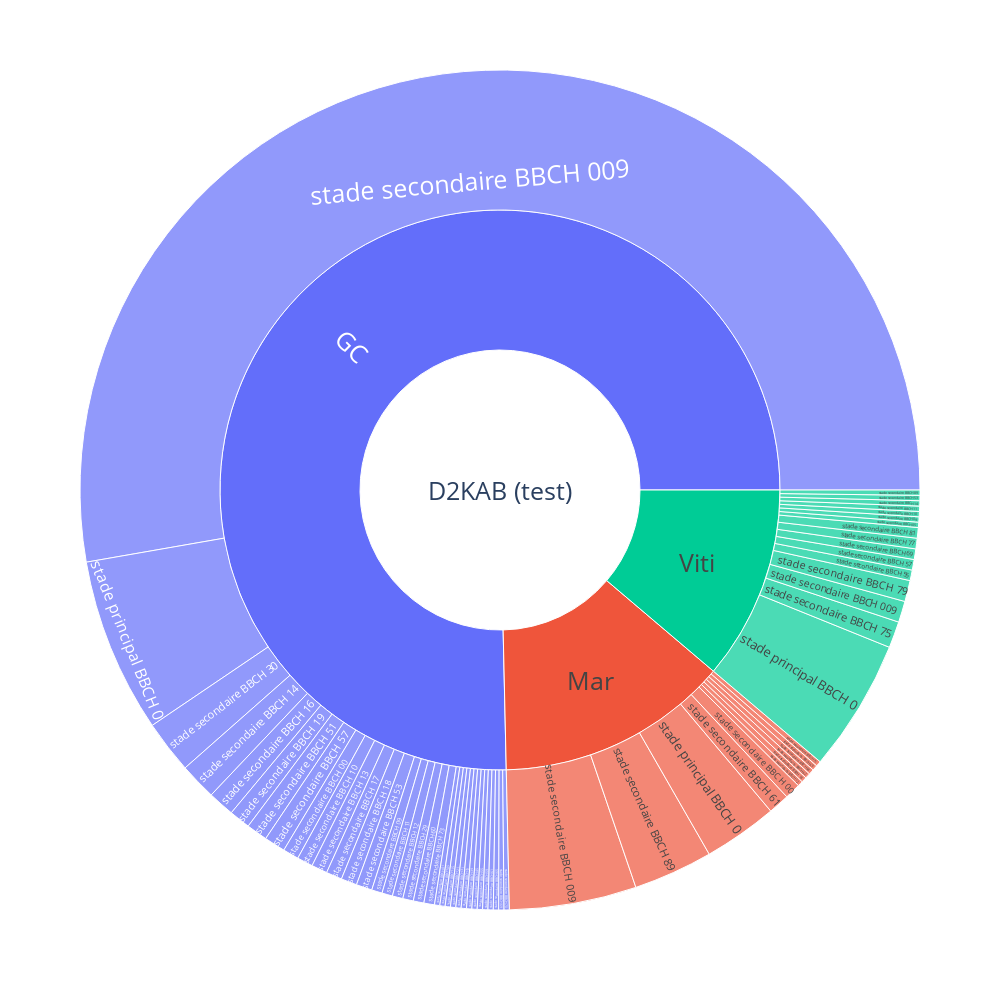

Notebook source saved alongside this figure:
### Code cell
# visualize
fig = px.sunburst(grouped_stages,
                  path=[ 'corpus', 'culture','prefLabel'], 
                  values='count')

fig.update_layout(
    showlegend=False,
    font_size=25,
    width=1000, height=1000,
    autosize=False)

fig.show()

### Figure 1 — Plotly figure (JSON) as saved in the notebook; plotly's stock layout.template omitted (floating-point values rounded to 4 significant figures)
{"data": [{"branchvalues": "total", "domain": {"x": [0, 1], "y": [0, 1]}, "hovertemplate": "labels=%{label}<br>count=%{value}<br>parent=%{parent}<br>id=%{id}<extra></extra>", "ids": ["D2KAB (test)/GC/stade principal BBCH 0", "D2KAB (test)/Mar/stade principal BBCH 0", "D2KAB (test)/Viti/stade principal BBCH 0", "D2KAB (test)/GC/stade secondaire BBCH 00", "D2KAB (test)/Mar/stade secondaire BBCH 00", "D2KAB (test)/GC/stade secondaire BBCH 009 ", "D2KAB (test)/Mar/stade secondaire BBCH 009 ", "D2KAB (test)/Viti/stade secondaire BBCH 009 ", "D2KAB (test)/GC/stade secondaire BBCH 01", "D2KAB (test)/GC/stade secondaire BBCH 05", "D2KAB (test)/Viti/stade secondaire BBCH 05", "D2KAB (test)/GC/stade secondaire BBCH 09", "D2KAB (test)/Viti/stade secondaire BBCH 09", "D2KAB (test)/GC/stade secondaire BBCH 10", "D2KAB (test)/Viti/stade secondaire BBCH 10", "D2KAB (test)/GC/stade secondaire BBCH 11", "D2KAB (test)/Viti/stade secondaire BBCH 11", "D2KAB (test)/GC/stade secondaire BBCH 12", "D2KAB (test)/Mar/stade secondaire BBCH 12", "D2KAB (test)/GC/stade secondaire BBCH 13", "D2KAB (test)/GC/stade secondaire BBCH 14", "D2KAB (test)/Viti/stade secondaire BBCH 14", "D2KAB (test)/GC/stade secondaire BBCH 15", "D2KAB (test)/GC/stade secondaire BBCH 16", "D2KAB (test)/GC/stade secondaire BBCH 17", "D2KAB (test)/GC/stade secondaire BBCH 18", "D2KAB (test)/Mar/stade secondaire BBCH 18", "D2KAB (test)/GC/stade secondaire BBCH 19", "D2KAB (test)/GC/stade secondaire BBCH 21", "D2KAB (test)/GC/stade secondaire BBCH 29", "D2KAB (test)/GC/stade secondaire BBCH 30", "D2KAB (test)/GC/stade secondaire BBCH 31", "D2KAB (test)/GC/stade secondaire BBCH 32", "D2KAB (test)/GC/stade secondaire BBCH 39", "D2KAB (test)/GC/stade secondaire BBCH 45", "D2KAB (test)/GC/stade secondaire BBCH 51", "D2KAB (test)/GC/stade secondaire BBCH 53", "D2KAB (test)/Viti/stade secondaire BBCH 53", "D2KAB (test)/GC/stade secondaire BBCH 55", "D2KAB (test)/Viti/stade secondaire BBCH 55", "D2KAB (test)/GC/stade secondaire BBCH 57", "D2KAB (test)/Viti/stade secondaire BBCH 57", "D2KAB (test)/GC/stade secondaire BBCH 59", "D2KAB (test)/GC/stade secondaire BBCH 60", "D2KAB (test)/GC/stade secondaire BBCH 61", "D2KAB (test)/Mar/stade secondaire BBCH 61", "D2KAB (test)/Mar/stade secondaire BBCH 62", "D2KAB (test)/GC/stade secondaire BBCH 65", "D2KAB (test)/Mar/stade secondaire BBCH 68", "D2KAB (test)/GC/stade secondaire BBCH 69", "D2KAB (test)/Mar/stade secondaire BBCH 69", "D2KAB (test)/Viti/stade secondaire BBCH 69", "D2KAB (test)/GC/stade secondaire BBCH 70", "D2KAB (test)/Mar/stade secondaire BBCH 71", "D2KAB (test)/GC/stade secondaire BBCH 73", "D2KAB (test)/Viti/stade secondaire BBCH 75", "D2KAB (test)/Viti/stade secondaire BBCH 77", "D2KAB (test)/Viti/stade secondaire BBCH 79", "D2KAB (test)/Viti/stade secondaire BBCH 81", "D2KAB (test)/Mar/stade secondaire BBCH 89", "D2KAB (test)/Viti/stade secondaire BBCH 89", "D2KAB (test)/GC", "D2KAB (test)/Mar", "D2KAB (test)/Viti", "D2KAB (test)"], "labels": ["stade principal BBCH 0", "stade principal BBCH 0", "stade principal BBCH 0", "stade secondaire BBCH 00", "stade secondaire BBCH 00", "stade secondaire BBCH 009 ", "stade secondaire BBCH 009 ", "stade secondaire BBCH 009 ", "stade secondaire BBCH 01", "stade secondaire BBCH 05", "stade secondaire BBCH 05", "stade secondaire BBCH 09", "stade secondaire BBCH 09", "stade secondaire BBCH 10", "stade secondaire BBCH 10", "stade secondaire BBCH 11", "stade secondaire BBCH 11", "stade secondaire BBCH 12", "stade secondaire BBCH 12", "stade secondaire BBCH 13", "stade secondaire BBCH 14", "stade secondaire BBCH 14", "stade secondaire BBCH 15", "stade secondaire BBCH 16", "stade secondaire BBCH 17", "stade secondaire BBCH 18", "stade secondaire BBCH 18", "stade secondaire BBCH 19", "stade secondaire BBCH 21", "stade secondaire BBCH 29", "stade secondaire BBCH 30", "stade secondaire BBCH 31", "stade secondaire BBCH 32", "stade secondaire BBCH 39", "stade secondaire BBCH 45", "stade secondaire BBCH 51", "stade secondaire BBCH 53", "stade secondaire BBCH 53", "stade secondaire BBCH 55", "stade secondaire BBCH 55", "stade secondaire BBCH 57", "stade secondaire BBCH 57", "stade secondaire BBCH 59", "stade secondaire BBCH 60", "stade secondaire BBCH 61", "stade secondaire BBCH 61", "stade secondaire BBCH 62", "stade secondaire BBCH 65", "stade secondaire BBCH 68", "stade secondaire BBCH 69", "stade secondaire BBCH 69", "stade secondaire BBCH 69", "stade secondaire BBCH 70", "stade secondaire BBCH 71", "stade secondaire BBCH 73", "stade secondaire BBCH 75", "stade secondaire BBCH 77", "stade secondaire BBCH 79", "stade secondaire BBCH 81", "stade secondaire BBCH 89", "stade secondaire BBCH 89", "GC", "Mar", "Viti", "D2KAB (test)"], "name": "", "parents": ["D2KAB (test)/GC", "D2KAB (test)/Mar", "D2KAB (test)/Viti", "D2KAB (test)/GC", "D2KAB (test)/Mar", "D2KAB (test)/GC", "D2KAB (test)/Mar", "D2KAB (test)/Viti", "D2KAB (test)/GC", "D2KAB (test)/GC", "D2KAB (test)/Viti", "D2KAB (test)/GC", "D2KAB (test)/Viti", "D2KAB (test)/GC", "D2KAB (test)/Viti", "D2KAB (test)/GC", "D2KAB (test)/Viti", "D2KAB (test)/GC", "D2KAB (test)/Mar", "D2KAB (test)/GC", "D2KAB (test)/GC", "D2KAB (test)/Viti", "D2KAB (test)/GC", "D2KAB (test)/GC", "D2KAB (test)/GC", "D2KAB (test)/GC", "D2KAB (test)/Mar", "D2KAB (test)/GC", "D2KAB (test)/GC", "D2KAB (test)/GC", "D2KAB (test)/GC", "D2KAB (test)/GC", "D2KAB (test)/GC", "D2KAB (test)/GC", "D2KAB (test)/GC", "D2KAB (test)/GC", "D2KAB (test)/GC", "D2KAB (test)/Viti", "D2KAB (test)/GC", "D2KAB (test)/Viti", "D2KAB (test)/GC", "D2KAB (test)/Viti", "D2KAB (test)/GC", "D2KAB (test)/GC", "D2KAB (test)/GC", "D2KAB (test)/Mar", "D2KAB (test)/Mar", "D2KAB (test)/GC", "D2KAB (test)/Mar", "D2KAB (test)/GC", "D2KAB (test)/Mar", "D2KAB (test)/Viti", "D2KAB (test)/GC", "D2KAB (test)/Mar", "D2KAB (test)/GC", "D2KAB (test)/Viti", "D2KAB (test)/Viti", "D2KAB (test)/Viti", "D2KAB (test)/Viti", "D2KAB (test)/Mar", "D2KAB (test)/Viti", "D2KAB (test)", "D2KAB (test)", "D2KAB (test)", ""], "type": "sunburst", "values": [33, 14, 25, 3, 3, 259, 24, 4, 1, 1, 1, 2, 1, 3, 1, 2, 1, 2, 1, 3, 7, 1, 1, 5, 3, 3, 1, 4, 1, 2, 10, 1, 1, 1, 1, 4, 3, 1, 1, 2, 4, 2, 1, 2, 1, 4, 1, 1, 1, 1, 1, 2, 1, 1, 2, 5, 2, 4, 2, 15, 1, 370, 66, 55, 491]}], "layout": {"autosize": false, "font": {"size": 25}, "height": 1000, "legend": {"tracegroupgap": 0}, "margin": {"t": 60}, "showlegend": false, "width": 1000}}
